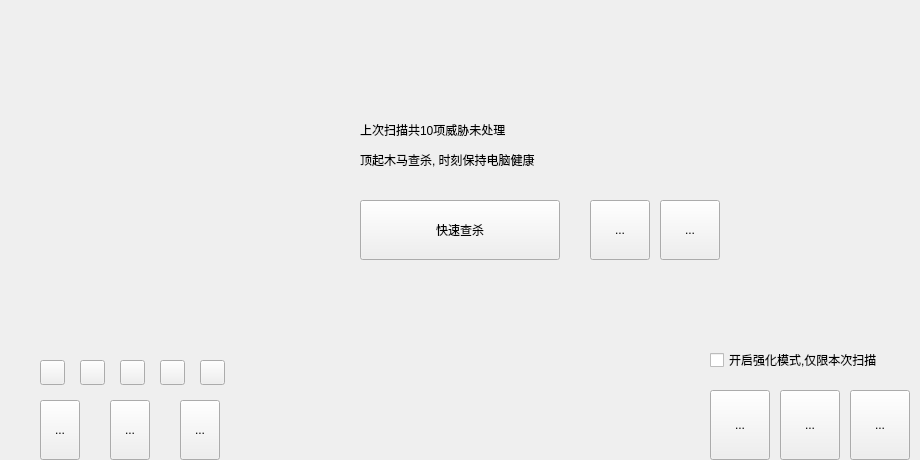
<?xml version="1.0" encoding="UTF-8"?>
<ui version="4.0">
 <class>HorseWidget</class>
 <widget class="QWidget" name="HorseWidget">
  <property name="geometry">
   <rect>
    <x>0</x>
    <y>0</y>
    <width>920</width>
    <height>460</height>
   </rect>
  </property>
  <property name="windowTitle">
   <string>Form</string>
  </property>
  <widget class="QWidget" name="background" native="true">
   <property name="geometry">
    <rect>
     <x>0</x>
     <y>0</y>
     <width>920</width>
     <height>460</height>
    </rect>
   </property>
  </widget>
  <widget class="QWidget" name="main" native="true">
   <property name="geometry">
    <rect>
     <x>0</x>
     <y>0</y>
     <width>920</width>
     <height>460</height>
    </rect>
   </property>
   <widget class="QCheckBox" name="checkBox">
    <property name="geometry">
     <rect>
      <x>710</x>
      <y>350</y>
      <width>201</width>
      <height>20</height>
     </rect>
    </property>
    <property name="text">
     <string>开启强化模式,仅限本次扫描</string>
    </property>
   </widget>
   <widget class="QLabel" name="subtitle">
    <property name="geometry">
     <rect>
      <x>360</x>
      <y>150</y>
      <width>400</width>
      <height>20</height>
     </rect>
    </property>
    <property name="text">
     <string>顶起木马查杀, 时刻保持电脑健康</string>
    </property>
   </widget>
   <widget class="QToolButton" name="tbXinrenqu">
    <property name="geometry">
     <rect>
      <x>40</x>
      <y>400</y>
      <width>40</width>
      <height>60</height>
     </rect>
    </property>
    <property name="text">
     <string>...</string>
    </property>
   </widget>
   <widget class="QPushButton" name="pushButton_5">
    <property name="geometry">
     <rect>
      <x>160</x>
      <y>360</y>
      <width>25</width>
      <height>25</height>
     </rect>
    </property>
    <property name="text">
     <string/>
    </property>
   </widget>
   <widget class="QPushButton" name="pushButton">
    <property name="geometry">
     <rect>
      <x>360</x>
      <y>200</y>
      <width>200</width>
      <height>60</height>
     </rect>
    </property>
    <property name="text">
     <string>快速查杀</string>
    </property>
   </widget>
   <widget class="QToolButton" name="tbAnweizhi">
    <property name="geometry">
     <rect>
      <x>660</x>
      <y>200</y>
      <width>60</width>
      <height>60</height>
     </rect>
    </property>
    <property name="text">
     <string>...</string>
    </property>
   </widget>
   <widget class="QToolButton" name="tbHuifuqu">
    <property name="geometry">
     <rect>
      <x>110</x>
      <y>400</y>
      <width>40</width>
      <height>60</height>
     </rect>
    </property>
    <property name="text">
     <string>...</string>
    </property>
   </widget>
   <widget class="QToolButton" name="tbShouji">
    <property name="geometry">
     <rect>
      <x>780</x>
      <y>390</y>
      <width>60</width>
      <height>70</height>
     </rect>
    </property>
    <property name="text">
     <string>...</string>
    </property>
   </widget>
   <widget class="FocusWidget" name="pushButton_2">
    <property name="geometry">
     <rect>
      <x>40</x>
      <y>360</y>
      <width>25</width>
      <height>25</height>
     </rect>
    </property>
    <property name="text">
     <string/>
    </property>
   </widget>
   <widget class="WaveBallWidget" name="wallBallWidget" native="true">
    <property name="geometry">
     <rect>
      <x>120</x>
      <y>90</y>
      <width>190</width>
      <height>190</height>
     </rect>
    </property>
   </widget>
   <widget class="QPushButton" name="pushButton_6">
    <property name="geometry">
     <rect>
      <x>200</x>
      <y>360</y>
      <width>25</width>
      <height>25</height>
     </rect>
    </property>
    <property name="text">
     <string/>
    </property>
   </widget>
   <widget class="QToolButton" name="tbWinPE">
    <property name="geometry">
     <rect>
      <x>850</x>
      <y>390</y>
      <width>60</width>
      <height>70</height>
     </rect>
    </property>
    <property name="text">
     <string>...</string>
    </property>
   </widget>
   <widget class="QLabel" name="title">
    <property name="geometry">
     <rect>
      <x>360</x>
      <y>110</y>
      <width>400</width>
      <height>40</height>
     </rect>
    </property>
    <property name="text">
     <string>上次扫描共10项威胁未处理</string>
    </property>
   </widget>
   <widget class="QPushButton" name="pushButton_3">
    <property name="geometry">
     <rect>
      <x>80</x>
      <y>360</y>
      <width>25</width>
      <height>25</height>
     </rect>
    </property>
    <property name="text">
     <string/>
    </property>
   </widget>
   <widget class="QToolButton" name="tbQuanpan">
    <property name="geometry">
     <rect>
      <x>590</x>
      <y>200</y>
      <width>60</width>
      <height>60</height>
     </rect>
    </property>
    <property name="text">
     <string>...</string>
    </property>
   </widget>
   <widget class="QToolButton" name="tbXitong">
    <property name="geometry">
     <rect>
      <x>710</x>
      <y>390</y>
      <width>60</width>
      <height>70</height>
     </rect>
    </property>
    <property name="text">
     <string>...</string>
    </property>
   </widget>
   <widget class="QToolButton" name="tbShangbanqu">
    <property name="geometry">
     <rect>
      <x>180</x>
      <y>400</y>
      <width>40</width>
      <height>60</height>
     </rect>
    </property>
    <property name="text">
     <string>...</string>
    </property>
   </widget>
   <widget class="QPushButton" name="pushButton_4">
    <property name="geometry">
     <rect>
      <x>120</x>
      <y>360</y>
      <width>25</width>
      <height>25</height>
     </rect>
    </property>
    <property name="text">
     <string/>
    </property>
   </widget>
  </widget>
 </widget>
 <customwidgets>
  <customwidget>
   <class>WaveBallWidget</class>
   <extends>QWidget</extends>
   <header location="global">customviews/waveballwidget.h</header>
   <container>1</container>
  </customwidget>
  <customwidget>
   <class>FocusWidget</class>
   <extends>QPushButton</extends>
   <header location="global">customviews/focuswidget.h</header>
  </customwidget>
 </customwidgets>
 <resources/>
 <connections/>
</ui>
